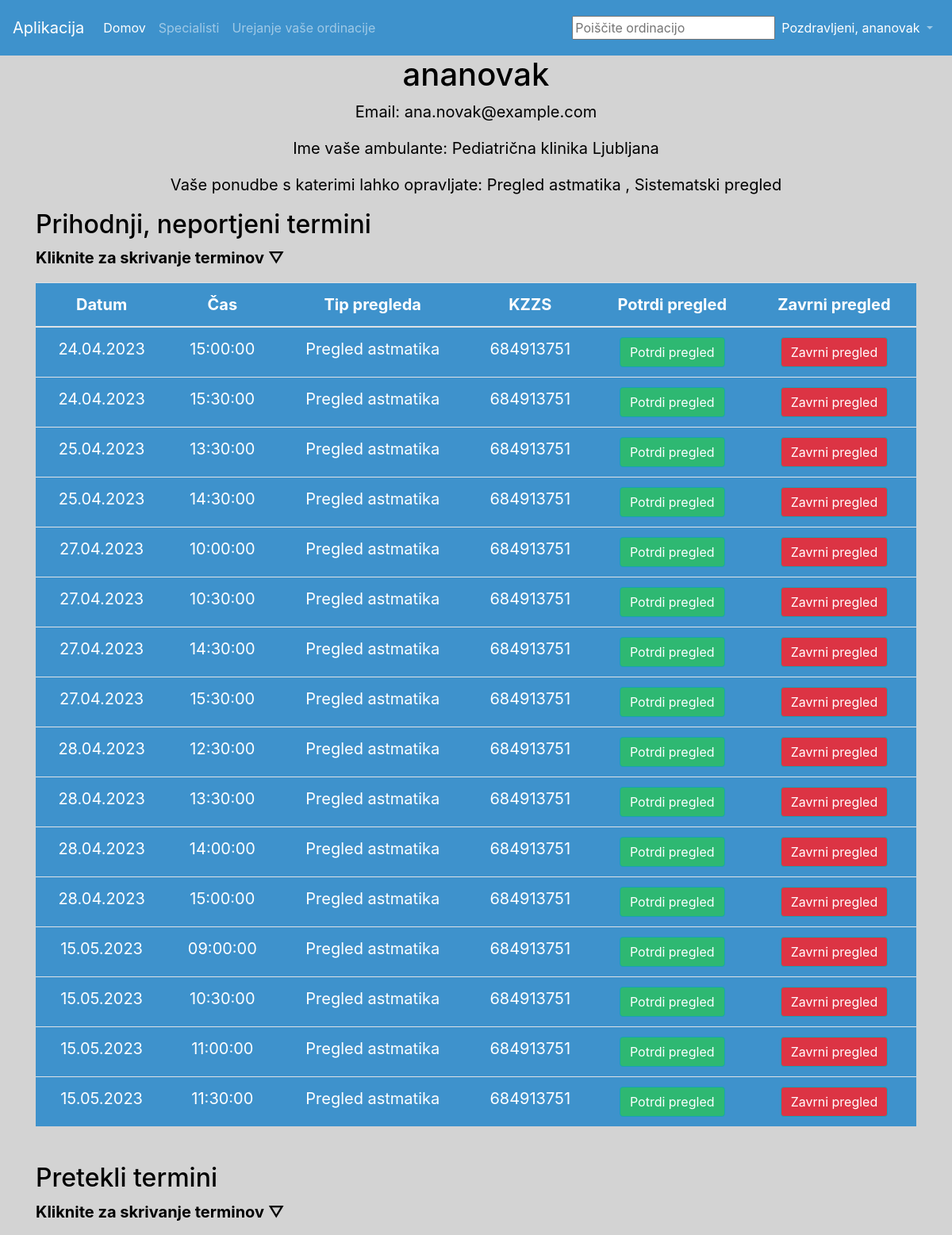
Page /zdravnik (signed in, upper part) on the committed database.
### market/Models.py (models this page shows, shortened)
class User(db.Model, UserMixin):
    __tablename__ = 'User'
    id = db.Column(db.Integer(), primary_key=True)
    username = db.Column(db.String(length=30), nullable=False, unique=True)
    email_address = db.Column(db.String(length=60), nullable=False, unique=True)
    password_hash = db.Column(db.String(length=60), nullable=False)
    role = db.Column(db.String)
    kzzs = db.Column(db.Integer, nullable=False)
    items = db.relationship('Item', backref='owned_user', lazy=True)
    termin = db.relationship('Termin', backref='Termin', lazy=True)
    last_login = db.Column(db.Date, default=datetime.datetime.utcnow)
    @property
    def password(self):
        return self.password

class Ordinacija(db.Model):
    __tablename__ = 'Ordinacija'
    id = db.Column(db.Integer(), primary_key=True)
    ime = db.Column(db.String(), nullable=False, unique=True)
    telefon = db.Column(db.String(), nullable=False, unique=True)
    email = db.Column(db.String(), nullable=False, unique=True)
    odpre = db.Column(db.String(), nullable=False)
    zapre = db.Column(db.String(), nullable=False)
    lastnik = db.Column(db.Integer(), db.ForeignKey('Zdravnik.id'))
    TipOrdinacije = db.Column(db.Integer(), db.ForeignKey('TipOrdinacije.id'))
    ponudba = db.relationship('Ponudba', backref='ponudba', lazy=True)
    lokacija = db.Column(db.Integer(), db.ForeignKey('Naslov.id'))
    zdravniki = db.relationship('PomocnikZdravnik', backref='zdravnik_ordinacija', lazy=True)
    rating_sum = db.Column(db.Integer(), default=0)
    num_ratings = db.Column(db.Integer(), default=0)
    average_rating = db.Column(db.Float(), default=0.0)

class Ponudba(db.Model):
    __tablename__ = 'Ponudba'
    id = db.Column(db.Integer(), primary_key=True, autoincrement=True)
    naziv = db.Column(db.String(), nullable=False, unique=True)
    dolzina = db.Column(db.Integer())
    opis = db.Column(db.String())
    ordinacija = db.Column(db.Integer(), db.ForeignKey('Ordinacija.id'))
    zdravnik = db.Column(db.Integer(), db.ForeignKey('PomocnikZdravnik.id'))
    termin = db.relationship('Termin', backref='termin', lazy=True)

class Termin(db.Model):
    __tablename__ = 'Termin'
    id = db.Column(db.Integer(), primary_key=True, autoincrement=True)
    datum = db.Column(db.String())
    cas = db.Column(db.String())
    koncni_cas = db.Column(db.String())
    status = db.Column(db.String(), default="Nepotrjeno")
    timestamp = db.Column(db.Date(), default=datetime.datetime.utcnow)
    punudba = db.Column(db.Integer(), db.ForeignKey('Ponudba.id'))
    uporabnik = db.Column(db.Integer(), db.ForeignKey('User.id'))

### market/Routes.py (the view)
@app.route('/zdravnik')
@login_required
@zdravnik_required
def zdravnik_page():
    user = User.query.get(current_user.id)
    current_time = datetime.now()
    if current_user.role == "zdravnik":
        appointments = (
            db.session.query(Termin, Ponudba, Ordinacija, Zdravnik, User)
                .join(Ponudba, Termin.punudba == Ponudba.id)
                .join(Zdravnik, Zdravnik.id == Ordinacija.lastnik)
                .join(Ordinacija, Ordinacija.id == Ponudba.ordinacija)
                .join(User, User.id == Termin.uporabnik)
                .filter(Zdravnik.email == user.email_address)
                .filter(Termin.datum + ' ' + Termin.cas >= current_time)
                .order_by(Termin.datum)
                .order_by(Termin.cas)
                .all()
        )
        past_appointments = (
            db.session.query(Termin, Ponudba, Ordinacija, Zdravnik, User)
                .join(Ponudba, Termin.punudba == Ponudba.id)
                .join(Zdravnik, Zdravnik.id == Ordinacija.lastnik)
                .join(Ordinacija, Ordinacija.id == Ponudba.ordinacija)
                .join(User, User.id == Termin.uporabnik)
                .filter(Zdravnik.email == user.email_address)
                .filter(Termin.datum + ' ' + Termin.cas <= current_time)
                .order_by(Termin.datum)
                .order_by(Termin.cas)
                .all()
        )
        ordinacija_id = Ordinacija.query.join(Zdravnik).filter(Zdravnik.email == user.email_address).first().id
        ponudbe = Ponudba.query.filter_by(ordinacija=ordinacija_id).all()
    elif current_user.role == "pomocnikzdravnik":
        ponudbe = (
            Ponudba.query
                .join(PomocnikZdravnik, PomocnikZdravnik.id == Ponudba.zdravnik)
                .filter(PomocnikZdravnik.email == current_user.email_address)
                .all()
        )
        appointments = (
            db.session.query(Termin, Ponudba, Ordinacija, Zdravnik, User)
                .join(Ponudba, Termin.punudba == Ponudba.id)
                .join(Zdravnik, Zdravnik.id == Ordinacija.lastnik)
                .join(Ordinacija, Ordinacija.id == Ponudba.ordinacija)
                .join(User, User.id == Termin.uporabnik)
                .join(PomocnikZdravnik, (PomocnikZdravnik.ordinacija == Ordinacija.id) & (
                    PomocnikZdravnik.email == current_user.email_address))
                .filter(Termin.datum + ' ' + Termin.cas >= current_time)
                .filter(Ponudba.zdravnik == PomocnikZdravnik.id)
                .order_by(Termin.datum)
                .order_by(Termin.cas)
                .all()
        )
        past_appointments = (
            db.session.query(Termin, Ponudba, Ordinacija, Zdravnik, User)
                .join(Ponudba, Termin.punudba == Ponudba.id)
                .join(Zdravnik, Zdravnik.id == Ordinacija.lastnik)
                .join(Ordinacija, Ordinacija.id == Ponudba.ordinacija)
                .join(User, User.id == Termin.uporabnik)
                .join(PomocnikZdravnik, (PomocnikZdravnik.ordinacija == Ordinacija.id) & (
                    PomocnikZdravnik.email == current_user.email_address))
                .filter(Termin.datum + ' ' + Termin.cas <= current_time)
                .filter(Ponudba.zdravnik == PomocnikZdravnik.id)
                .order_by(Termin.datum)
                .order_by(Termin.cas)
                .all()
        )
        ordinacija_id = PomocnikZdravnik.query.filter_by(email=current_user.email_address).first().ordinacija
    ordinacija = Ordinacija.query.get(ordinacija_id)
    odpre = [ordinacija.odpre, ordinacija.zapre]
    ordinacija_ime = ordinacija.ime
    pomocniki_zdravniki = PomocnikZdravnik.query.filter_by(ordinacija=ordinacija_id).all()
    return render_template("zdravnik.html", user=user, appointments=appointments, past_appointments=past_appointments,
                       ordinacija_id=ordinacija_id, ponudbe=ponudbe, ordinacija_ime=ordinacija_ime,
                       pomocniki_zdravniki=pomocniki_zdravniki, odpre=odpre)

### market/Models.py (called while the page is built)
@login_manager.user_loader
def load_user(user_id):
    return User.query.get(int(user_id))

### market/Routes.py (called while the page is built)
@app.template_filter()
def with_index(iterable, start=0):
    return enumerate(iterable, start=start)

@app.template_filter()
def datetimeformat(value, format='%d.%m.%Y'):
    if value is None:
        return ''
    datetime_obj = datetime.strptime(value, '%Y-%m-%d')
    return datetime_obj.strftime(format)

@app.context_processor
def base_template_context():
    ordinacije = []
    for o in Ordinacija.query.all():
        ordinacije.append(o.ime)
    mesta = []
    for m in Kraj.query.all():
        mesta.append(m.ime)
    return {
        'base_variable': ordinacije,
        'mesta_variable': mesta
    }

def zdravnik_required(func):
    @wraps(func)
    def decorated_view(*args, **kwargs):
        if not current_user.is_authenticated or current_user.role != "zdravnik" and current_user.role != "pomocnikzdravnik":
            return redirect(url_for('home_page'))
        return func(*args, **kwargs)
    return decorated_view

### market/templates/zdravnik.html (shortened to what this page needs)
{% extends 'base.html' %}
{% block content %}
<body>
<div class="container">
    <h1 class="text-center">{{ user.username }}</h1>
    <p class="text-center">Email: {{ user.email_address }}</p>
    <p class="text-center">Ime vaše ambulante: {{ ordinacija_ime }}</p>
<p class="text-center">Vaše ponudbe s katerimi lahko opravljate:
{% for index, ponudba in ponudbe|with_index %}
    {{ ponudba.naziv }}
    {% if not loop.last %},{% endif %}
{% endfor %}
</p>
    <h2>Prihodnji, neportjeni termini</h2>
    {% if appointments %}
    <p class="appointment-box"><b>Kliknite za skrivanje terminov &#9661;</b></p>
    <table class="table" style="color: white;">
        <thead>
        <tr>
            <th>Datum</th>
            <th>Čas</th>
            <th>Tip pregleda</th>
            <th>KZZS</th>
            <th>Potrdi pregled</th>
            <th>Zavrni pregled</th>
        </tr>
        </thead>
        <tbody>
        {% for appointment in appointments %}
        {% if appointment.Termin.status != 'Sprejet' and appointment.Termin.status != 'Zavrnjen'%}
        <tr>
            <td>{{ appointment.Termin.datum | datetimeformat}}</td>
            <td>{{ appointment.Termin.cas }}</td>
            <td>{{ appointment.Ponudba.naziv }}</td>
            <td>{{ appointment.User.kzzs }}</td>
            <td>
                <form action="{{ url_for('confirm_appointment', id=appointment.Termin.id) }}" method="POST">
                    <input class="btn btn-outline btn-info" type="submit" value="Potrdi pregled" style=" background-color: #2EB872;">
                </form>
            </td>
            <td>
                <form action="{{ url_for('zavrni_appointment', id=appointment.Termin.id) }}" method="POST">
                    <input class="btn btn-outline btn-info" type="submit" value="Zavrni pregled" style="background-color: #dc3444;">
                </form>
            </td>
        </tr>
        {% endif %}
        {% endfor %}
        </tbody>
    </table>
    <br>
    {% else %}
    <p>No appointments found for this user.</p>
    {% endif %}
    {% if past_appointments %}
    <h2>Pretekli termini</h2>
    <p class="appointment-bix"><b>Kliknite za skrivanje terminov &#9661;</b></p>
    {% else %}
    <p>No appointments found</p>
    {% endif %}
    <br>
</div>
<br>
<br>
<br>
</body>
<link href="https://cdn.jsdelivr.net/npm/fullcalendar@5.11.2/main.css" rel="stylesheet">
{% endblock %}

### market/templates/base.html (shortened to what this page needs)
<!doctype html>
<html lang="en">
<head>
    <link href="https://cdn.jsdelivr.net/npm/bootstrap@4.5.3/dist/css/bootstrap.min.css"
 rel="stylesheet">
</head>
<body>
<nav class="navbar navbar-expand-md navbar-dark bg-lightgray" style="height: 70px;">
    <a class="navbar-brand" href="#">Aplikacija</a>
    <div class="collapse navbar-collapse" id="navbarNav">
        <ul class="navbar-nav mr-auto">
            <li class="nav-item active">
                <a class="nav-link" href="{{ url_for('home_page') }}">Domov <span class="sr-only">(current)</span></a>
            </li>
            <li class="nav-item">
                <a class="nav-link" href="{{ url_for('izberite_ordinacija') }}">Specialisti</a>
            </li>
             {% if current_user.is_authenticated and current_user.role == 'zdravnik' or current_user.role == 'pomocnikzdravnik'%}
            <li class="nav-item">
                <a class="nav-link" href="{{ url_for('zdravnik_page') }}">Urejanje vaše ordinacije</a>
            </li>
             {% elif current_user.is_authenticated and current_user.role == 'admin'%}
            <li class="nav-item">
                <a class="nav-link" href="{{ url_for('admin_page') }}">Urejanje podatkov</a>
            </li>
            {% endif %}
        </ul>
        {% if current_user.is_authenticated %}
        <ul class="navbar-nav premak">
            <li class="nav-item" style="padding-top: 5px;">
                <div id="the-basics">
                    <input class="typeahead" placeholder="Poiščite ordinacijo" type="text">
                </div>
            <li class="nav-item dropdown">
                <div aria-expanded="false" aria-haspopup="true"
                     class="nav-link username dropdown-toggle align-items-center" data-toggle="dropdown" href="#"
                     id="user-dropdown" role="button">
                    <span style="color: white">Pozdravljeni, {{ current_user.username }}</span>
                </div>
            </li>
        </ul>
        {% endif %}
    </div>
</nav>
{% block content %}
{% endblock %}
</body>

### market/templates/base.html (style rules this page uses)
body { margin-top: 70px; }
.navbar { position: fixed; top: 0; left: 0; right: 0; z-index: 9999; }
.bg-lightgray { background-color: #3E92CC; }
html { position: relative; min-height: 100%; }
.btn-info { background-color: #3E92CC; }
body { background-color: #D3D3D3; color: black; }

### market/templates/zdravnik.html (style rules this page uses)
.appointment-box { cursor: pointer; display: inline-block; }
.appointment-bix { cursor: pointer; display: inline-block; }
.appointment-box:after { margin-left: 10px; }
.appointment-bix:after { margin-left: 10px; }
.container { font-size: 20px; }
td, th { text-align: center; }
td, th { text-align: center; padding-right: 50px; }
.table { background-color: #3E92CC; text-align: center; color: white; }

### rows in the picture
User: username "ananovak", email_address "ana.novak@example.com"
Ordinacija: ime "Pediatrična klinika Ljubljana"
Ponudba: naziv "Pregled astmatika"
Ponudba: naziv "Sistematski pregled"
Termin: Termin.datum "24.04.2023", Termin.cas "15:00:00", Ponudba.naziv "Pregled astmatika", User.kzzs "684913751"
Termin: Termin.datum "24.04.2023", Termin.cas "15:30:00", Ponudba.naziv "Pregled astmatika", User.kzzs "684913751"
Termin: Termin.datum "25.04.2023", Termin.cas "13:30:00", Ponudba.naziv "Pregled astmatika", User.kzzs "684913751"
Termin: Termin.datum "25.04.2023", Termin.cas "14:30:00", Ponudba.naziv "Pregled astmatika", User.kzzs "684913751"
Termin: Termin.datum "27.04.2023", Termin.cas "10:00:00", Ponudba.naziv "Pregled astmatika", User.kzzs "684913751"
Termin: Termin.datum "27.04.2023", Termin.cas "10:30:00", Ponudba.naziv "Pregled astmatika", User.kzzs "684913751"
Termin: Termin.datum "27.04.2023", Termin.cas "14:30:00", Ponudba.naziv "Pregled astmatika", User.kzzs "684913751"
Termin: Termin.datum "27.04.2023", Termin.cas "15:30:00", Ponudba.naziv "Pregled astmatika", User.kzzs "684913751"
Termin: Termin.datum "28.04.2023", Termin.cas "12:30:00", Ponudba.naziv "Pregled astmatika", User.kzzs "684913751"
Termin: Termin.datum "28.04.2023", Termin.cas "13:30:00", Ponudba.naziv "Pregled astmatika", User.kzzs "684913751"
Termin: Termin.datum "28.04.2023", Termin.cas "14:00:00", Ponudba.naziv "Pregled astmatika", User.kzzs "684913751"
Termin: Termin.datum "28.04.2023", Termin.cas "15:00:00", Ponudba.naziv "Pregled astmatika", User.kzzs "684913751"
Termin: Termin.datum "15.05.2023", Termin.cas "09:00:00", Ponudba.naziv "Pregled astmatika", User.kzzs "684913751"
Termin: Termin.datum "15.05.2023", Termin.cas "10:30:00", Ponudba.naziv "Pregled astmatika", User.kzzs "684913751"
Termin: Termin.datum "15.05.2023", Termin.cas "11:00:00", Ponudba.naziv "Pregled astmatika", User.kzzs "684913751"
Termin: Termin.datum "15.05.2023", Termin.cas "11:30:00", Ponudba.naziv "Pregled astmatika", User.kzzs "684913751"
